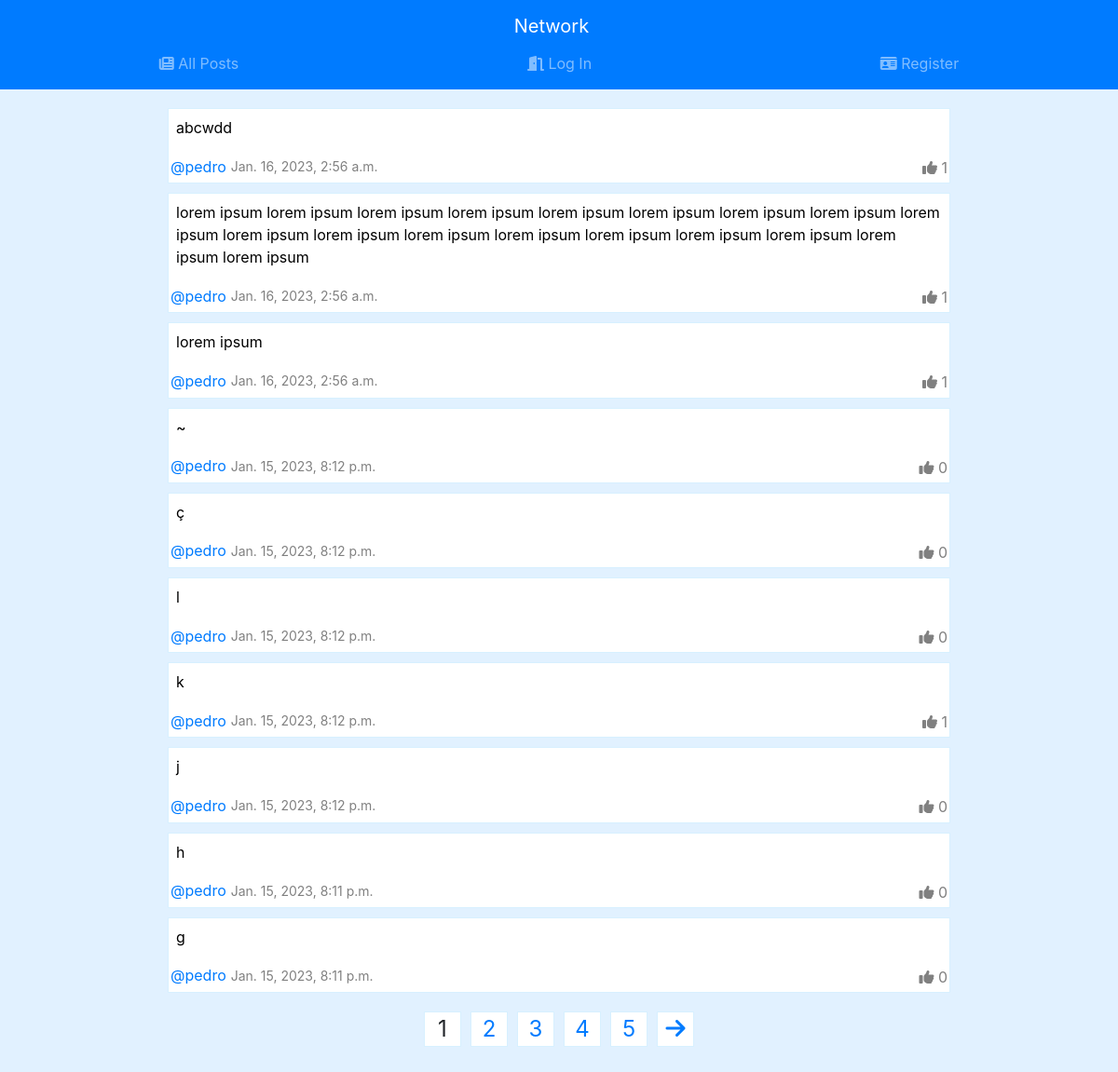
Before: /page/1 with the older database file.
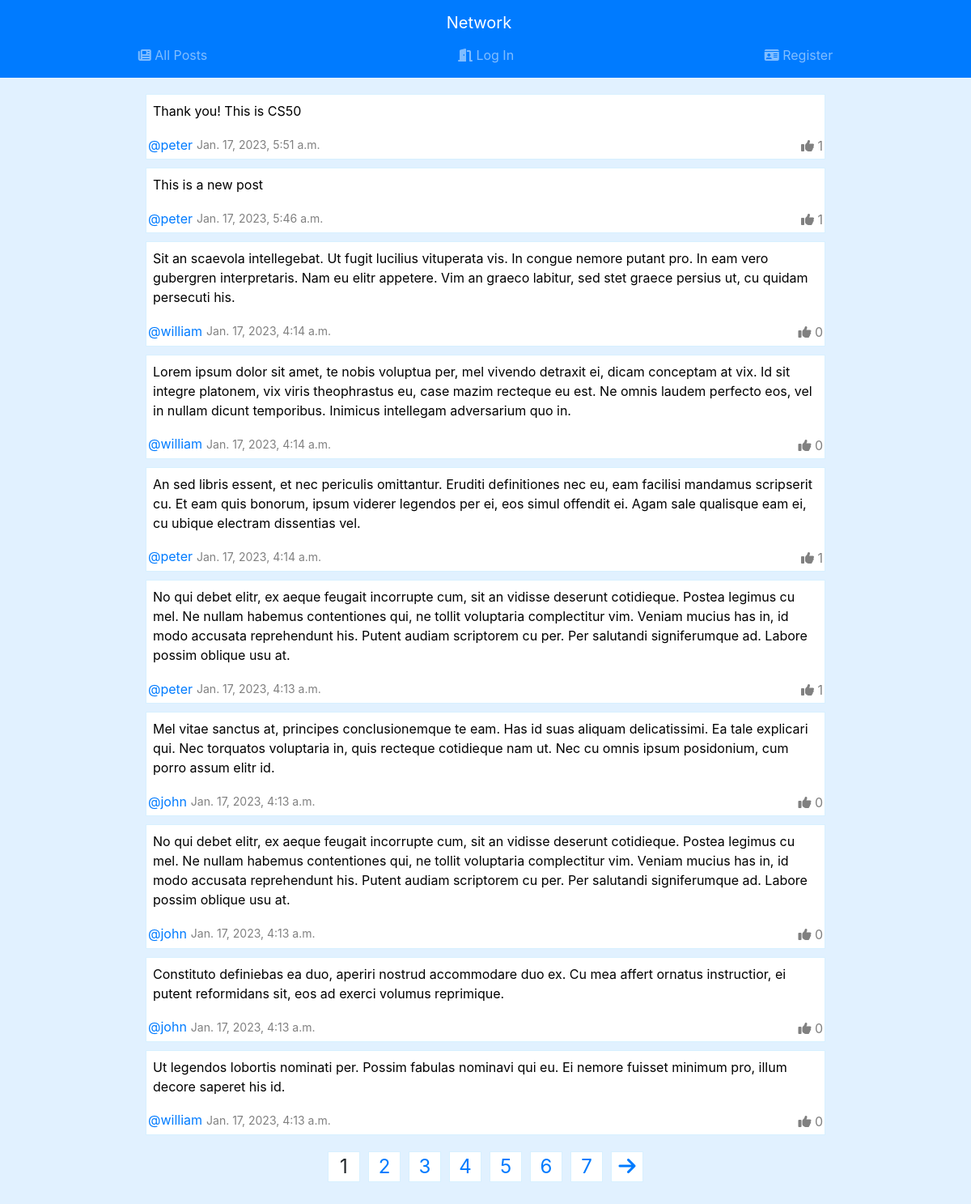
After: the same page with the newer database file.
### network/models.py (models this page shows)
class Post(models.Model):
    content = models.CharField(max_length=500)
    user = models.ForeignKey("User", related_name="posts", on_delete=models.CASCADE)
    created_at = models.DateTimeField(auto_now_add=True)

class User(AbstractUser):
    pass

class Like(models.Model):
    post = models.ForeignKey(Post, on_delete=models.CASCADE, related_name="likes")
    user = models.ForeignKey(User, on_delete=models.CASCADE, related_name="likes")
    class Meta:
        unique_together = (('user', 'post'),)

### network/views.py (the view)
# urls.py: path("page/<int:page_number>", views.page, name="page"),
def page(request, page_number):
    form = NewPostForm()
    posts = Post.objects.all().order_by('-created_at')
    postlist = []
    for post in posts:
        postObj = {"post": post, "user_liked": False}
        for like in list(post.likes.all()):
            if request.user == like.user:
                postObj["user_liked"] = True
                break
        postlist.append(postObj)
    paginator = Paginator(postlist, 10)
    return render(request, "network/index.html",{"form": form,"posts": paginator.page(page_number), "num_pages": range(paginator.num_pages)})

### network/views.py
class NewPostForm(forms.Form):
    content = forms.CharField(max_length=500, label="", widget=forms.Textarea(attrs={'rows': 2, 'placeholder': "Write something..."}))

### network/templates/network/index.html (shortened to what this page needs)
{% extends "network/layout.html" %}
{% block body %}
    <div class="main__container">
        {% if not posts %}
            {% if user.is_authenticated %}
                <p class="mt-4">There are not any posts. Use the form to create a post.</p>
            {% else %}
                <p>There are not any posts. Create an account <a href="{% url 'register' %}">clicking here</a> and create the first post.</p>
            {% endif %}
        {% else %}
            {% for post in posts %}
                {% include 'snippets/post.html' with post=post.post user_liked=post.user_liked %}
            {% endfor %}
            {% if num_pages|length > 1 %}
                {% include 'snippets/pagination.html' with posts=posts num_pages=num_pages view='page' %}
            {% endif %}
        {% endif %}
    </div>
{% endblock %}

### network/templates/snippets/post.html (shortened to what the changed rows need)
<div class="post">
  <div style="padding: 5px">
    {% if post.user == user %}
      <div class="post__options">
        <button id="post-edit-button-{{ post.id }}" data-post_id="{{ post.id }}" class="post__edit-button"><i class="fas fa-edit mr-1"></i>edit</button>
        <button id="post-save-button-{{ post.id }}" data-post_id="{{ post.id }}" class="post__save-button" style="margin-bottom: 5px;display: none">save</button>
        <button id="post-cancel-button-{{ post.id }}" data-post_id="{{ post.id }}" class="post__cancel-button" style="margin-bottom: 5px;display: none">cancel</button>
      </div>
      <textarea
        rows="1"
        disabled
        class="post__content-form"
        id="post__content-form-{{post.id}}"
        style="width: 100%;"
        oninput='this.style.height = "";this.style.height = this.scrollHeight + "px"'
        data-content="{{post.content}}"
      ></textarea>
      <script>
        function resize () {
            var text = document.getElementById('post__content-form-{{post.id}}');
            text.style.height = "auto";
            text.style.height = text.scrollHeight+'px';
        }
        document.querySelector("#post-edit-button-{{ post.id }}").addEventListener('click', () => {
          document.querySelector("#post__content-form-{{post.id}}").disabled = false;
          document.querySelector("#post-edit-button-{{ post.id }}").style.display = "none";
          document.querySelector("#post-save-button-{{ post.id }}").style.display = "block";
          document.querySelector("#post-cancel-button-{{ post.id }}").style.display = "block";
        })
        document.querySelector("#post-save-button-{{ post.id }}").addEventListener('click', () => {
          fetch(`/edit_post/${document.querySelector("#post-edit-button-{{ post.id }}").dataset.post_id}`, {
            method: 'POST',
            body: JSON.stringify({
                content: document.querySelector("#post__content-form-{{post.id}}").value,
            })
          })
          .then(response => response.json())
          .then(result => {
            alert(result.message)
            if (result.status == "success") {
              document.querySelector("#post__content-form-{{post.id}}").dataset.content = document.querySelector("#post__content-form-{{post.id}}").value
            } else {
              document.querySelector("#post__content-form-{{post.id}}").value = document.querySelector("#post__content-form-{{post.id}}").dataset.content;
            }
            document.querySelector("#post__content-form-{{post.id}}").disabled = true;
            document.querySelector("#post-edit-button-{{ post.id }}").style.display = "block";
            document.querySelector("#post-save-button-{{ post.id }}").style.display = "none";
            document.querySelector("#post-cancel-button-{{ post.id }}").style.display = "none";
          })
        })
        document.querySelector("#post-cancel-button-{{ post.id }}").addEventListener('click', () => {
          document.querySelector("#post__content-form-{{post.id}}").value = document.querySelector("#post__content-form-{{post.id}}").dataset.content;
          document.querySelector("#post__content-form-{{post.id}}").disabled = true;
          document.querySelector("#post-edit-button-{{ post.id }}").style.display = "block";
          document.querySelector("#post-save-button-{{ post.id }}").style.display = "none";
          document.querySelector("#post-cancel-button-{{ post.id }}").style.display = "none";
          document.getElementById('post__content-form-{{post.id}}').style.height = "auto";
          document.getElementById('post__content-form-{{post.id}}').style.height = document.getElementById('post__content-form-{{post.id}}').scrollHeight+'px';
        })
        document.querySelector("#post__content-form-{{post.id}}").value = document.querySelector("#post__content-form-{{post.id}}").dataset.content;
        resize();
      </script>
    {% else %}
      <textarea
        rows="1"
        disabled
        class="post__content-form"
        id="post__content-form-{{post.id}}"
        style="width: 100%;"
        oninput='this.style.height = "";this.style.height = this.scrollHeight + "px"'
        data-content="{{post.content}}"
      ></textarea>
    {% endif %}
  </div>
  <div class="post__footer">
    <div class="d-flex align-items-center post__footer-author-info">
      <span><a href="{% url 'profile' post.user.username %}">@{{ post.user.username }}</a></span>
      <span class="post__footer-date">{{ post.created_at }}</span>
    </div>
    <div class="post__footer-options">
      {% if user.is_authenticated %}
        <span class="like-button {% if user_liked %}post__liked-button{% endif %}" data-post_id="{{ post.id }}" data-likes="{{ post.likes.all|length }}"><i class="fas fa-thumbs-up"></i> {{ post.likes.all|length }}</span>
      {% else %}
        <span data-post_id="{{ post.id }}" data-likes="{{ post.likes.all|length }}"><i class="fas fa-thumbs-up"></i> {{ post.likes.all|length }}</span>
      {% endif %}
    </div>
  </div>
</div>

Changed rows visible on the page:
no longer on this page (row edited): Post: id "abcwdd", user.username "pedro", created_at "Jan. 16, 2023, 2:56 a.m.", likes.all|length "1"
no longer on this page (row edited): Post: id "lorem ipsum lorem ipsum lorem ipsum lorem ipsum lorem ipsum lorem ipsum lorem ipsum lorem ipsum lorem ipsum lorem ipsum lorem ipsum lorem ipsum lorem ipsum lorem ipsum lorem ipsum lorem ipsum lorem ipsum lorem ipsum", user.username "pedro", created_at "Jan. 16, 2023, 2:56 a.m.", likes.all|length "1"
no longer on this page (row edited): Post: id "lorem ipsum", user.username "pedro", created_at "Jan. 16, 2023, 2:56 a.m.", likes.all|length "1"
no longer on this page (row edited): Post: id "~", user.username "pedro", created_at "Jan. 15, 2023, 8:12 p.m.", likes.all|length "0"
no longer on this page (row edited): Post: id "ç", user.username "pedro", created_at "Jan. 15, 2023, 8:12 p.m.", likes.all|length "0"
no longer on this page (row edited): Post: id "l", user.username "pedro", created_at "Jan. 15, 2023, 8:12 p.m.", likes.all|length "0"
no longer on this page (row edited): Post: id "k", user.username "pedro", created_at "Jan. 15, 2023, 8:12 p.m.", likes.all|length "1"
no longer on this page (row edited): Post: id "j", user.username "pedro", created_at "Jan. 15, 2023, 8:12 p.m.", likes.all|length "0"
no longer on this page (row edited): Post: id "h", user.username "pedro", created_at "Jan. 15, 2023, 8:11 p.m.", likes.all|length "0"
no longer on this page (row edited): Post: id "g", user.username "pedro", created_at "Jan. 15, 2023, 8:11 p.m.", likes.all|length "0"
added Post: id "Thank you! This is CS50", user.username "peter", created_at "Jan. 17, 2023, 5:51 a.m.", likes.all|length "1"
added Post: id "This is a new post", user.username "peter", created_at "Jan. 17, 2023, 5:46 a.m.", likes.all|length "1"
added Post: id "Sit an scaevola intellegebat. Ut fugit lucilius vituperata vis. In congue nemore putant pro. In eam vero gubergren interpretaris. Nam eu elitr appetere. Vim an graeco labitur, sed stet graece persius ut, cu quidam persecuti his.", user.username "william", created_at "Jan. 17, 2023, 4:14 a.m.", likes.all|length "0"
added Post: id "Lorem ipsum dolor sit amet, te nobis voluptua per, mel vivendo detraxit ei, dicam conceptam at vix. Id sit integre platonem, vix viris theophrastus eu, case mazim recteque eu est. Ne omnis laudem perfecto eos, vel in nullam dicunt temporibus. Inimicus intellegam adversarium quo in.", user.username "william", created_at "Jan. 17, 2023, 4:14 a.m.", likes.all|length "0"
added Post: id "An sed libris essent, et nec periculis omittantur. Eruditi definitiones nec eu, eam facilisi mandamus scripserit cu. Et eam quis bonorum, ipsum viderer legendos per ei, eos simul offendit ei. Agam sale qualisque eam ei, cu ubique electram dissentias vel.", user.username "peter", created_at "Jan. 17, 2023, 4:14 a.m.", likes.all|length "1"
added Post: id "No qui debet elitr, ex aeque feugait incorrupte cum, sit an vidisse deserunt cotidieque. Postea legimus cu mel. Ne nullam habemus contentiones qui, ne tollit voluptaria complectitur vim. Veniam mucius has in, id modo accusata reprehendunt his. Putent audiam scriptorem cu per. Per salutandi signiferumque ad. Labore possim oblique usu at.", user.username "peter", created_at "Jan. 17, 2023, 4:13 a.m.", likes.all|length "1"
added Post: id "Mel vitae sanctus at, principes conclusionemque te eam. Has id suas aliquam delicatissimi. Ea tale explicari qui. Nec torquatos voluptaria in, quis recteque cotidieque nam ut. Nec cu omnis ipsum posidonium, cum porro assum elitr id.", user.username "john", created_at "Jan. 17, 2023, 4:13 a.m.", likes.all|length "0"
added Post: id "No qui debet elitr, ex aeque feugait incorrupte cum, sit an vidisse deserunt cotidieque. Postea legimus cu mel. Ne nullam habemus contentiones qui, ne tollit voluptaria complectitur vim. Veniam mucius has in, id modo accusata reprehendunt his. Putent audiam scriptorem cu per. Per salutandi signiferumque ad. Labore possim oblique usu at.", user.username "john", created_at "Jan. 17, 2023, 4:13 a.m.", likes.all|length "0"
added Post: id "Constituto definiebas ea duo, aperiri nostrud accommodare duo ex. Cu mea affert ornatus instructior, ei putent reformidans sit, eos ad exerci volumus reprimique.", user.username "john", created_at "Jan. 17, 2023, 4:13 a.m.", likes.all|length "0"
added Post: id "Ut legendos lobortis nominati per. Possim fabulas nominavi qui eu. Ei nemore fuisset minimum pro, illum decore saperet his id.", user.username "william", created_at "Jan. 17, 2023, 4:13 a.m.", likes.all|length "0"
Other visible differences:
new list line: "6"
new list line: "7"
